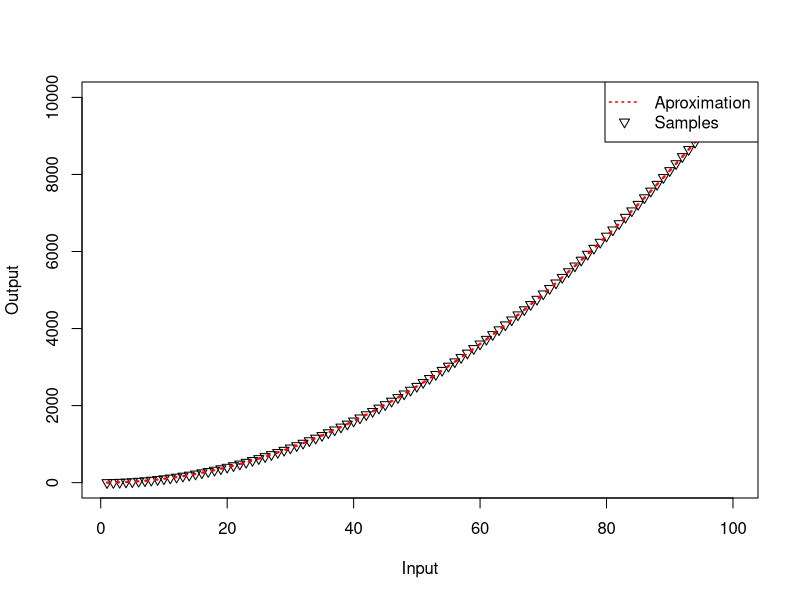

This figure's R source:
#Implementação de um aproximador linear (polinomial) de uma função 
#recebe uma sequência de entradas e saídas, retorna uma lista de pesos que 
#representam os coeficientes de um polinômio de grau P, que aproxima
#o mapeamento da entrada na saída
library('corpcor')

H_init <- function(x, p){
    h <- cbind(x^1, 1)
    if(p < 2){
        h
    }else{
        for(i in 2:p){
            h <- cbind(x^i, h)
        }
        h
    }
}

polinomial_aproximation <- function(xin, yin, verb = FALSE, plot = FALSE, degree = 0, dlim = 100, tol = 1e-10){
    
    if(degree == 0){
        
        e_min <- Inf
        
        for(p in 1:dlim){
            
            H <- H_init(xin, p)
            
            w <- pseudoinverse(H) %*% yin
            
            y_hat <- H %*% w 
  
            e <- t(yin - y_hat) %*% (yin - y_hat)
            
            if(e < e_min){
                e_min <- e
                p_min <- p
            }
            if(e <= tol){
                break
            }
        }
        print(p)
        
        degree <- p_min
    }
    
    H <- H_init(xin, degree)
    
    w <- pseudoinverse(H) %*% yin
    
    y_hat <- H %*% w 
    
    r <- max(abs(yin))
    
    error <- (t(yin - y_hat)/r) %*% ((yin - y_hat)/r)
    
    if(error > 0.01){
        print("Error too large, generator function may not be polynomial. Visualization through 'plot = TRUE' is recommended.")
    }
    
    if(verb == TRUE){
        print(paste('Error: ', error))
        print(paste('Degree:', degree))
    }
    
    if(plot == TRUE){
        plot(x = xin, y = yin,  xlab = 'Input', ylab = 'Output', pch = 6)
        lines(x = xin, y = y_hat, col = 'red', lty = 3, lwd = 2.3)
        legend('topright', c('Aproximation', 'Samples'), lty = c(3, -1), pch = c(-1, 6), col = c('red', 'black'), lwd = c(1.5, 1))
    }

    list(coefficients = w, aproximation = y_hat)
}


tseq <- 1:100
test <- (tseq)^2

polinomial_aproximation(tseq, test, verb = TRUE, plot = TRUE)
